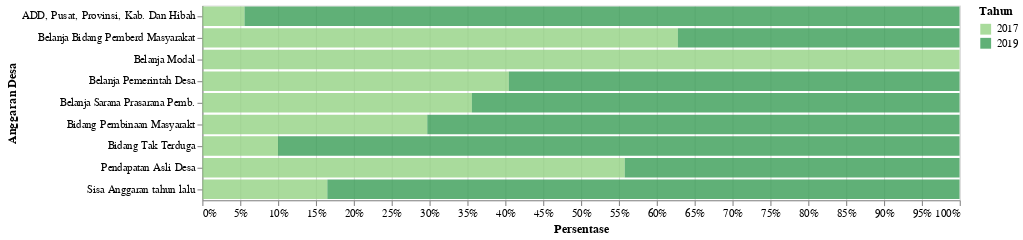

Notebook source saved alongside this figure:
### Markdown cell above
<h2>Profil Anggaran</h2>

### Code cell
df_1 = data2('Keuangan')
df_1 = df_1.dropna()
df_1['Jumlah'] = 'Rp ' + round((df_1['N'].astype(float)/1000000),1).astype(str) + ' Juta'
plot1 = plot_1_rp(df_1,'Persentase','Anggaran Desa',700)
plot1

### Figure 1 — Vega-Lite specification as saved in the notebook (floating-point values rounded to 4 significant figures)
{"config": {"view": {"continuousWidth": 400, "continuousHeight": 300}}, "data": {"name": "data-f02e7506cb60d74ab3b7ab531d4908ae"}, "mark": {"type": "bar", "opacity": 0.8}, "encoding": {"color": {"condition": {"type": "nominal", "field": "Tahun", "scale": {"scheme": "yellowgreen"}, "selection": "selector285"}, "value": "lightgray"}, "tooltip": [{"type": "quantitative", "field": "Tahun"}, {"type": "nominal", "field": "Keterangan"}, {"type": "nominal", "field": "Jumlah"}, {"type": "nominal", "field": "Satuan"}], "x": {"type": "quantitative", "axis": {"format": ".0%"}, "field": "N", "stack": "normalize", "title": "Persentase"}, "y": {"type": "ordinal", "field": "Keterangan", "title": "Anggaran Desa"}}, "selection": {"selector285": {"type": "single", "encodings": ["y", "color"]}, "selector286": {"type": "interval", "bind": "scales", "encodings": ["x", "y"]}}, "width": 700, "$schema": "https://vega.github.io/schema/vega-lite/v4.8.1.json", "datasets": {"data-f02e7506cb60d74ab3b7ab531d4908ae": [{"Tahun": 2017, "Kode": 5, "Data": "Keuangan dan Pendapatan Desa", "Kode Kategori": 5.1, "Kategori": "Keuangan", "Keterangan": "Sisa Anggaran tahun lalu", "N": 1602000.0, "Satuan": "Rupiah", "Jumlah": "Rp 1.6 Juta"}, {"Tahun": 2017, "Kode": 5, "Data": "Keuangan dan Pendapatan Desa", "Kode Kategori": 5.1, "Kategori": "Keuangan", "Keterangan": "Pendapatan Asli Desa", "N": 63950000.0, "Satuan": "Rupiah", "Jumlah": "Rp 64.0 Juta"}, {"Tahun": 2017, "Kode": 5, "Data": "Keuangan dan Pendapatan Desa", "Kode Kategori": 5.1, "Kategori": "Keuangan", "Keterangan": "ADD, Pusat, Provinsi, Kab. Dan Hibah", "N": 1404000000.0, "Satuan": "Rupiah", "Jumlah": "Rp 1404.4 Juta"}, {"Tahun": 2017, "Kode": 5, "Data": "Keuangan dan Pendapatan Desa", "Kode Kategori": 5.1, "Kategori": "Keuangan", "Keterangan": "Belanja Pemerintah Desa", "N": 287500000.0, "Satuan": "Rupiah", "Jumlah": "Rp 287.5 Juta"}, {"Tahun": 2017, "Kode": 5, "Data": "Keuangan dan Pendapatan Desa", "Kode Kategori": 5.1, "Kategori": "Keuangan", "Keterangan": "Belanja Modal", "N": 9800000.0, "Satuan": "Rupiah", "Jumlah": "Rp 9.8 Juta"}, {"Tahun": 2017, "Kode": 5, "Data": "Keuangan dan Pendapatan Desa", "Kode Kategori": 5.1, "Kategori": "Keuangan", "Keterangan": "Belanja Sarana Prasarana Pemb.", "N": 1003000000.0, "Satuan": "Rupiah", "Jumlah": "Rp 1003.3 Juta"}, {"Tahun": 2017, "Kode": 5, "Data": "Keuangan dan Pendapatan Desa", "Kode Kategori": 5.1, "Kategori": "Keuangan", "Keterangan": "Bidang Pembinaan Masyarakt", "N": 40680000.0, "Satuan": "Rupiah", "Jumlah": "Rp 40.7 Juta"}, {"Tahun": 2017, "Kode": 5, "Data": "Keuangan dan Pendapatan Desa", "Kode Kategori": 5.1, "Kategori": "Keuangan", "Keterangan": "Belanja Bidang Pemberd Masyarakat", "N": 136000000.0, "Satuan": "Rupiah", "Jumlah": "Rp 136.0 Juta"}, {"Tahun": 2017, "Kode": 5, "Data": "Keuangan dan Pendapatan Desa", "Kode Kategori": 5.1, "Kategori": "Keuangan", "Keterangan": "Bidang Tak Terduga", "N": 900000.0, "Satuan": "Rupiah", "Jumlah": "Rp 0.9 Juta"}, {"Tahun": 2019, "Kode": 5, "Data": "Keuangan dan Pendapatan Desa", "Kode Kategori": 5.1, "Kategori": "Keuangan", "Keterangan": "Sisa Anggaran tahun lalu", "N": 8106000.0, "Satuan": "Rupiah", "Jumlah": "Rp 8.1 Juta"}, {"Tahun": 2019, "Kode": 5, "Data": "Keuangan dan Pendapatan Desa", "Kode Kategori": 5.1, "Kategori": "Keuangan", "Keterangan": "Pendapatan Asli Desa", "N": 50700000.0, "Satuan": "Rupiah", "Jumlah": "Rp 50.7 Juta"}, {"Tahun": 2019, "Kode": 5, "Data": "Keuangan dan Pendapatan Desa", "Kode Kategori": 5.1, "Kategori": "Keuangan", "Keterangan": "ADD, Pusat, Provinsi, Kab. Dan Hibah", "N": 23790000000.0, "Satuan": "Rupiah", "Jumlah": "Rp 23790.9 Juta"}, {"Tahun": 2019, "Kode": 5, "Data": "Keuangan dan Pendapatan Desa", "Kode Kategori": 5.1, "Kategori": "Keuangan", "Keterangan": "Belanja Pemerintah Desa", "N": 423100000.0, "Satuan": "Rupiah", "Jumlah": "Rp 423.1 Juta"}, {"Tahun": 2019, "Kode": 5, "Data": "Keuangan dan Pendapatan Desa", "Kode Kategori": 5.1, "Kategori": "Keuangan", "Keterangan": "Belanja Sarana Prasarana Pemb.", "N": 1816000000.0, "Satuan": "Rupiah", "Jumlah": "Rp 1816.0 Juta"}, {"Tahun": 2019, "Kode": 5, "Data": "Keuangan dan Pendapatan Desa", "Kode Kategori": 5.1, "Kategori": "Keuangan", "Keterangan": "Bidang Pembinaan Masyarakt", "N": 96300000.0, "Satuan": "Rupiah", "Jumlah": "Rp 96.3 Juta"}, {"Tahun": 2019, "Kode": 5, "Data": "Keuangan dan Pendapatan Desa", "Kode Kategori": 5.1, "Kategori": "Keuangan", "Keterangan": "Belanja Bidang Pemberd Masyarakat", "N": 80600000.0, "Satuan": "Rupiah", "Jumlah": "Rp 80.6 Juta"}, {"Tahun": 2019, "Kode": 5, "Data": "Keuangan dan Pendapatan Desa", "Kode Kategori": 5.1, "Kategori": "Keuangan", "Keterangan": "Bidang Tak Terduga", "N": 8106000.0, "Satuan": "Rupiah", "Jumlah": "Rp 8.1 Juta"}]}}
